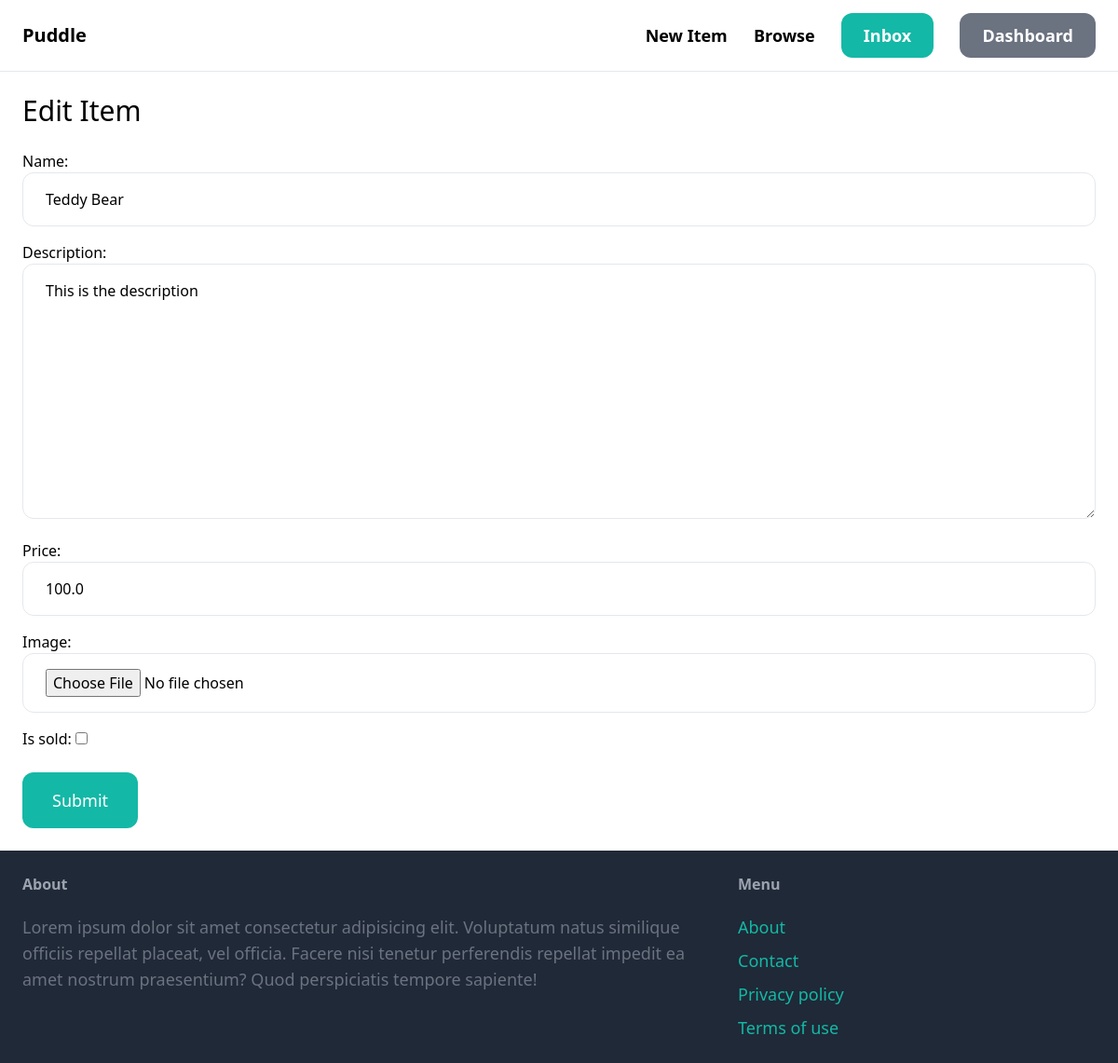
Before: /items1/edit/ (signed in) with the older database file.
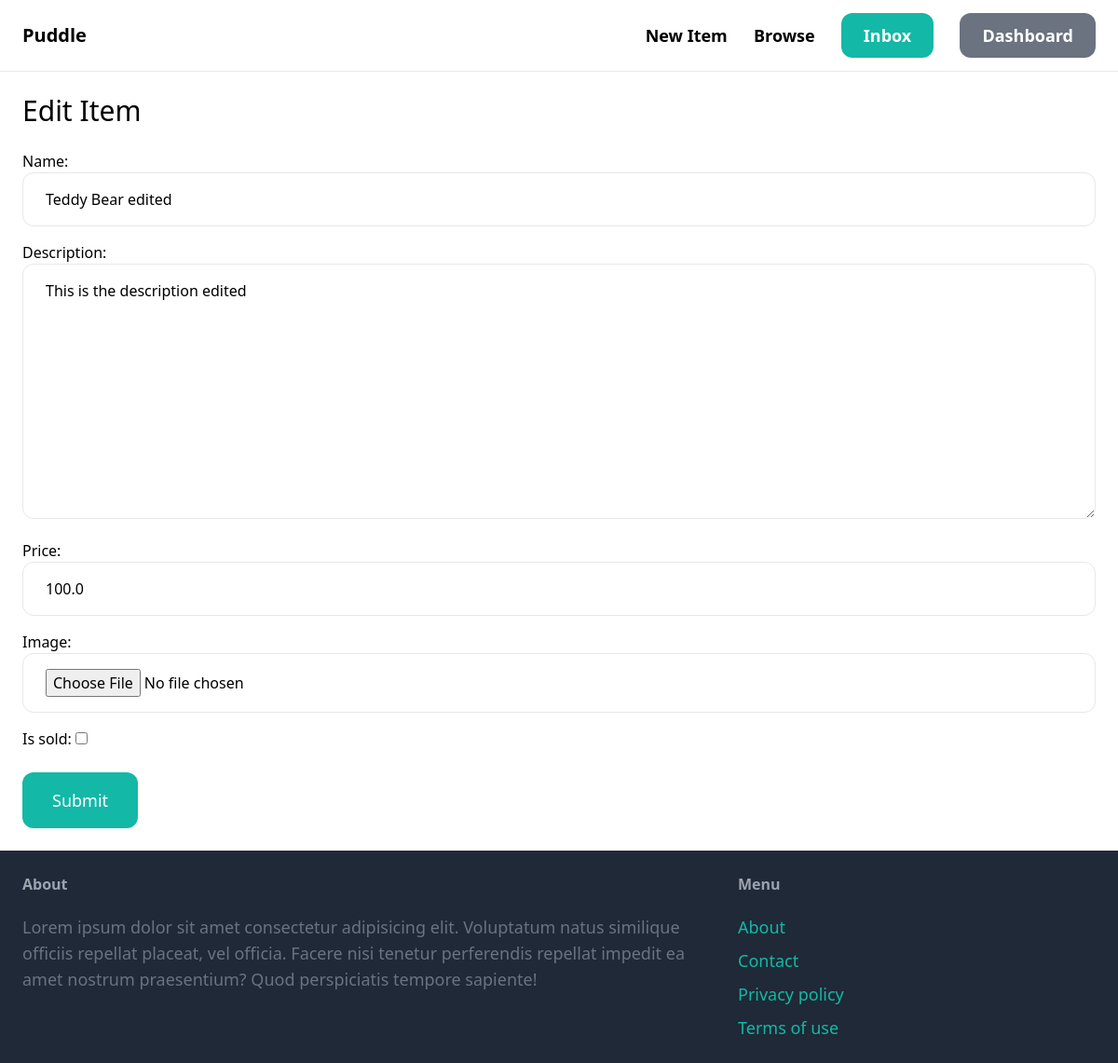
After: the same page with the newer database file.
### item/models.py (models this page shows, shortened)
class Item(models.Model):
    category = models.ForeignKey(Category, related_name='items', on_delete=models.CASCADE)
    name = models.CharField(max_length=255)
    description = models.TextField(blank=True, null=True)
    price = models.FloatField()
    image = models.ImageField(upload_to='item_images', blank=True, null=True)
    is_sold = models.BooleanField(default=False)
    created_by = models.ForeignKey(User, related_name='items', on_delete=models.CASCADE)
    created_at = models.DateTimeField(auto_now_add=True)

### item/views.py (the view)
# urls.py: path('<int:pk>/edit/', views.edit, name='edit'),
@login_required
def edit(request, pk):
    item = get_object_or_404(Item, pk=pk, created_by=request.user)
    if request.method == 'POST':
        form = EditItemForm(request.POST, request.FILES, instance=item)
        if form.is_valid():
            form.save()
            return redirect('item:detail', pk=item.id)
    else:
        form = EditItemForm(instance=item)
    return render(request, 'item/form.html', {
        'form': form,
        'title': 'Edit Item',
    })

### item/forms.py
class EditItemForm(forms.ModelForm):
    class Meta:
        model = Item
        fields = ('name', 'description', 'price', 'image', 'is_sold')
        widgets = {
            'name': forms.TextInput(attrs={
                'class': INPUT_CLASSES
            }),
            'description': forms.Textarea(attrs={
                'class': INPUT_CLASSES
            }),
            'price': forms.TextInput(attrs={
                'class': INPUT_CLASSES
            }),
            'image': forms.FileInput(attrs={
                'class': INPUT_CLASSES
            })
        }

### item/templates/item/form.html (shortened to what this page needs)
{% extends 'core/base.html' %}
{% block content %}
    <h1 class="mb-6 text-3xl">{{ title }}</h1>
    <form method="post" action="." enctype="multipart/form-data">
        <div class="space-y-4">
            {{ form.as_p }}
        </div>
        <button class="mt-6 py-4 px-8 text-lg bg-teal-500 hover:bg-teal-700 rounded-xl text-white">Submit</button>
    </form>
{% endblock %}

Changed rows visible on the page:
changed Item: name "Teddy Bear" → "Teddy Bear edited"; description "This is the description" → "This is the description edited"
